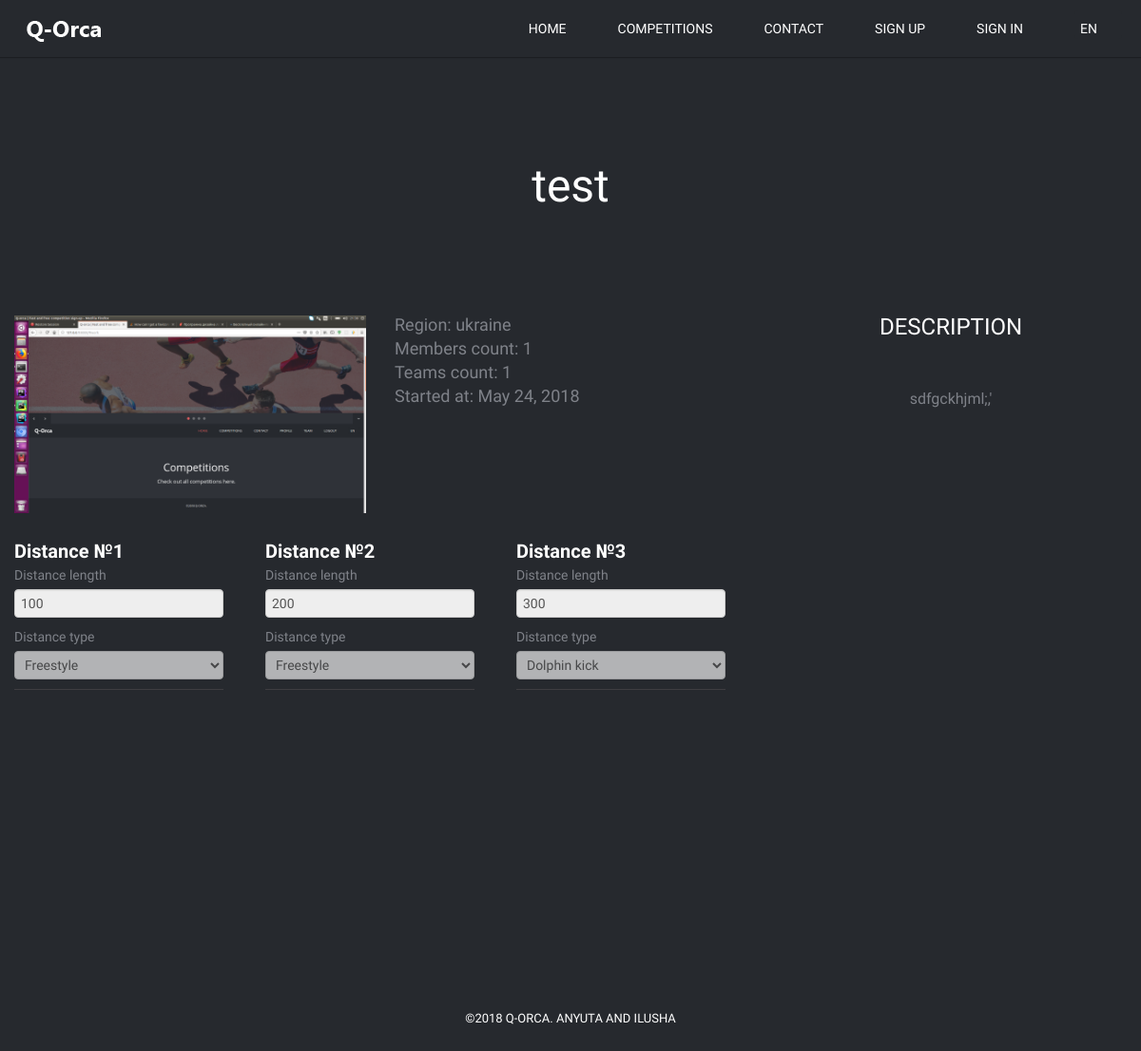
/core/competition/8, run on the app's committed database.
### core/models.py (models this page shows, shortened)
class Competition(models.Model):
    REGIONS = (
        ('world', _('World')),
        ('europe', _('Europe')),
        ('ukraine', _('Ukraine')),
    )
    TRACKS = (
        (1, 1),
        (2, 2),
        (3, 3),
        (4, 4),
        (5, 5),
        (6, 6),
        (7, 7),
        (8, 8),
        (9, 9),
        (10, 10)
    )
    name = models.CharField(_('Competition name'), max_length=255)
    description = models.TextField(_('Description') )
    logo = models.ImageField(_('Logo'), upload_to='competitions/logos/', default='competitions/logos/no-img.png')
    region = models.CharField(_('Region'), max_length=100, choices=REGIONS)
    track_count = models.SmallIntegerField(_('Count tracks'), choices=TRACKS)
    started_at = models.DateField(_('Started at'), )
    created_at = models.DateTimeField(_('Created at'), default=django.utils.timezone.now)
    created_by = models.ForeignKey(User, on_delete=models.CASCADE, default=User.objects.first())
    def getCountUsers(self):
        return CompetitionUser.objects.filter(competition=self).count()
    def getTeamsUsers(self):
        return CompetitionTeam.objects.filter(competition=self).count()
    def getDistances(self):
        return Distance.objects.filter(competition=self).all()

class Distance(models.Model):
    TYPES = (
        (1, _('Freestyle')),
        (2, _('Butterfly')),
        (3, _('Backstroke')),
        (4, _('Breaststroke')),
        (5, _('Dolphin kick')),
    )
    competition = models.ForeignKey(Competition, on_delete=models.CASCADE)
    type = models.SmallIntegerField(_('Distance type'), choices=TYPES)
    length = models.SmallIntegerField(_('Distance length'), )

### core/views.py (the view, shortened to what this page needs)
# urls.py: url(r'^competition/(?P<pk>(.+))$', views.CompetitionView.as_view()),
class CompetitionView(TemplateView):
    template_name = 'core/competition.html'
    def get(self, request, *args, **kwargs):
        activate_language(request.session)
        competition = Competition.objects.get(pk=kwargs['pk'])
        members_count = competition.getCountUsers()
        teams_count = competition.getTeamsUsers()
        distances = competition.getDistances()
        return render(request, self.template_name, {'competition': competition,
                                                    'members_count': members_count,
                                                    'teams_count': teams_count,
                                                    'distances': distances,
                                                    'types': Distance.TYPES})

### core/utils/__init__.py (called while the page is built)
def activate_language(session):
    if 'language' in session:
        translation.activate(session['language'])

### core/templates/core/competition.html (shortened to what this page needs)
{% extends 'core/index.html' %}
{% load i18n %}
{% load static %}
{% block nav %}
    {% with 'competition' as title %}
        {{ block.super }}
    {% endwith %}
{% endblock %}
{% block profile %}
    <div id="about" class="page-alternate">
        <div class="container">
            <div class="row">
                <div class="span12">
                    <div class="title-page">
                        <h2 class="title">{{ competition.name }}</h2>
                    </div>
                </div>
            </div>
            <div class="row">
                <div class="span4 profile">
                    <div class="image-wrap">
                        <img src="{{ competition.logo.url }}" alt="John Doe">
                    </div>
                </div>
                <div class="span4 profile">
                    <label class="profile-description">{% trans 'Region:' %} {{ competition.region }}</label>
                    <label class="profile-description">{% trans 'Members count:' %} {{ members_count }}</label>
                    <label class="profile-description">{% trans 'Teams count:' %} {{ teams_count }}</label>
                    <label class="profile-description">{% trans 'Started at:' %} {{ competition.started_at }}</label>
                </div>
                <div class="span4 profile">
                    <h3 class="spec">{% trans 'Description' %}</h3>
                    <div class="info-block">
                        <div class="info-text competition-description">
                            <p>{{ competition.description }}</p>
                        </div>
                    </div>
                </div>
            </div>
            <div class="row">
                <div class="span4 profile distances-competition">
                    <ul>
                        {% for distance in distances %}
                            <li style="border-bottom: 1px solid #3e3d41; margin-bottom: 20px;">
                                <h4 style="margin: 0;"><b>{% trans 'Distance' %} №{{ forloop.counter0|add:1 }}</b></h4>
                                <label for="id-length-{{ forloop.counter0 }}">{% trans 'Distance length' %}</label>
                                <input type="text" id="id-length-{{ forloop.counter0 }}" value="{{ distance.length }}"
                                       disabled>
                                <label for="id-type-{{ forloop.counter0 }}">{% trans 'Distance type' %}</label>
                                <select id="id-type-{{ forloop.counter0 }}" disabled>
                                    {% for type in types %}
                                        <option value="{{ type.0 }}"
                                                {% if type.0 == distance.type %} selected {% endif %}
                                        >{{ type.1 }}</option>
                                    {% endfor %}
                                </select>
                            </li>
                        {% endfor %}
                    </ul>
                </div>
            </div>
        </div>
    </div>
{% endblock %}

### core/templates/core/index.html (shortened to what this page needs)
{% extends 'core/base.html' %}
{% load i18n %}
{% load static %}
{% block header %}
    {% with 'index' as title %}
        <header>
            <div class="sticky-nav">
                <div id="logo">
                    <a id="goUp" href="/" title="Q-Orca">Q-Orca</a>
                </div>
                {% block nav %}
                    {% include 'core/nav.html' %}
                {% endblock %}
            </div>
        </header>
    {% endwith %}
{% endblock %}
{% block footer %}
    <footer>
        <p class="credits">&copy;2018 Q-Orca. Anyuta and Ilusha
    </footer>
{% endblock %}

### core/templates/core/base.html (shortened to what this page needs)
{% load static %}
{% load i18n %}
<!DOCTYPE html>
<html lang="en-US">
<head>
    <link href="{% static "css/bootstrap.min.css" %}" rel="stylesheet">
    <link href="{% static "css/supersized.css" %}" rel="stylesheet">
    <link href="{% static "css/supersized.shutter.css" %}" rel="stylesheet">
    <link href="{% static "css/fonts.css" %}" rel="stylesheet">
    <link href="{% static "css/shortcodes.css" %}" rel="stylesheet">
    <link href="{% static "css/bootstrap-responsive.min.css" %}" rel="stylesheet">
    <link href="{% static "css/responsive.css" %}" rel="stylesheet">
    <link href="{% static "css/main.css" %}" rel="stylesheet">
</head>
<body>
{% block header %}
{% endblock %}
{% block profile %}
{% endblock %}
{% block footer %}
{% endblock %}
</body>
</html>

### core/templates/core/nav.html (shortened to what this page needs)
{% load i18n %}
{% load static %}
{% block nav %}
    <nav id="menu">
        <ul id="menu-nav">
            {% if title == 'index' %}
                <li class="current"><a href="#home-slider">{% trans 'Home' %}</a></li>
                <li><a href="#work">{% trans 'Competitions' %}</a></li>
                <li><a href="#contact">{% trans 'Contact' %}</a></li>
            {% else %}
                <li><a class="external" href="/">{% trans 'Home' %}</a></li>
                <li><a class="external" href="/#work">{% trans 'Competitions' %}</a></li>
                <li><a class="external" href="/#contact">{% trans 'Contact' %}</a></li>
            {% endif %}
            {% if user.is_authenticated %}
                {% if user.profile.role == 2 or user.is_staff %}
                    <li><a class="external" href="/core/competition/create">{% trans 'Create competition' %}</a></li>
                {% endif %}
                {% if title == 'profile' %}
                    <li><a class="current" style="color: #DE5E60;" href="/auth/profile">{% trans 'Profile' %}</a></li>
                {% else %}
                    <li><a class="external" href="/auth/profile">{% trans 'Profile' %}</a></li>
                {% endif %}
                {% if team %}
                    <li><a{% if title == 'team' %} class="current" {% else %} class="external" {% endif %}
                                                   href="/core/teams/{{ team.name }}">{% trans 'Team' %}</a></li>
                {% else %}
                    <li><a{% if title == 'create_team' %} class="current" {% endif %} class="external"
                                                          href="/core/create/team">{% trans 'Create Team' %}</a></li>
                {% endif %}
                <li><a href="/auth/logout" class="external">{% trans 'Logout' %}</a></li>
            {% else %}
                <li><a{% if title == 'register' %} class="current" {% endif %}  href="/auth/register"
                                                   class="external">{% trans 'Sign up' %}</a></li>
                <li><a{% if title == 'login' %} class="current" {% endif %}  href="/auth/login"
                                                class="external">{% trans 'Sign in' %}</a></li>
            {% endif %}
            <li>
                <form id="language-form" action="/core/language" method="get">
                    <select id="language-select" name="language">
                        <option {% if language == 'en' %} selected {% endif %} value="en">en</option>
                    </select>
                </form>
            </li>
        </ul>
    </nav>
{% endblock %}

### static/css/supersized.css (style rules this page uses)
* { margin:0; padding:0; }
img { border:none; }

### static/css/shortcodes.css (style rules this page uses)
.info-block { border-left: 2px solid #DE5E60; overflow: hidden; padding: 20px; position: relative; }
.info-text { padding-right: 20%; position: relative; }
.info-block p { margin-bottom: 0; }

### static/css/main.css (style rules this page uses)
html, body { height: 100%; }
html, hmtl a { width:100%; font-size: 100%; -webkit-text-size-adjust: 100%; -ms-text-size-adjust: 100%; }
body { background:#2F3238; color:#7F8289; font-weight:300; font-size:16px; font-family: 'Open Sans', sans-serif; line-height:28px; }
a { color:#DE5E60; text-decoration: none; cursor: pointer; -webkit-transition: color 0.1s linear 0s; -moz-transition: color 0.1s linear 0s; -o-transition: color 0.1s linear 0s; transition: color 0.1s linear 0s; }
img { max-width: none; }
p { margin: 0 0 30px; }
input, button, select, textarea { font-weight: 300; font-family: 'Open Sans', sans-serif; outline: 0; }
h1, h2, h3, h4, h5, h6 { margin:0 0 20px 0; color:#FFFFFF; font-weight:300; font-family: 'Open Sans', sans-serif; line-height:1.5em; }
h2 { font-size:36px; }
h3 { font-size:24px; }
h4 { font-size:20px; }
h3.spec { color: #FFFFFF; font-size: 24px; font-weight: 300; line-height: 1em; margin-bottom: 30px; text-transform: uppercase; text-align: center; }
header { width: 100%; z-index: 99; }
header .sticky-nav { position: relative; width: 100%; height: 60px; background: #26292E; z-index: 1001; -webkit-box-shadow: 0 1px 1px rgba(0, 0, 0, 0.25); -moz-box-shadow: 0 1px 1px rgba(0, 0, 0, 0.25); box-shadow: 0 1px 1px rgba(0, 0, 0, 0.25); }
header .sticky-nav.stuck { position: fixed; top: 0; left: 0; z-index: 1001; }
header #logo { color: #FFFFFF; float: left; padding: 15px 0; margin-left: 20px; }
header #logo a { background: url(../img/logo.png) no-repeat; width: 96px; height: 30px; text-indent: -9999px; display: block; opacity: 1; filter: alpha(opacity=100); -webkit-transition: opacity 0.25s ease-in-out 0s; -moz-transition: opacity 0.25s ease-in-out 0s; -o-transition: opacity 0.25s ease-in-out 0s; transition: opacity 0.25s ease-in-out 0s; }
nav#menu { float: right; margin-right: 20px; }
nav#menu #menu-nav { margin: 0; padding: 0; }
nav#menu #menu-nav li { list-style: none; display: inline-block; margin-left: 50px; }
nav#menu #menu-nav li:first-child { margin-left: 0; }
nav#menu #menu-nav li a { color: #FFFFFF; font-size: 14px; font-weight: 300; line-height: 60px; display: block; text-transform: uppercase; }
.page-alternate { background: #26292E; padding: 100px 0; position: relative; z-index: 99; }
.title-page { text-align: center; margin-bottom: 100px; }
.title-page .title { font-size: 48px; margin: 0 0 10px 0 }
.profile-description { margin-bottom: 5px; font-size: 18px; cursor: default; }
.image-wrap { position: relative; overflow: hidden; margin-bottom: 25px; cursor: pointer; }
.image-wrap img { width: 100%; }
footer { position: relative; width: 100%; height: auto; background: #26292E; text-align: center; z-index: 99; }
footer .credits { color: #FFFFFF; font-size: 13px; margin-bottom: 0; padding: 20px 0; text-transform: uppercase; }
.info-block { border: none; }
.info-text { padding-right: inherit; }
.info-text > p { text-align: center; }
.competition-description { padding: 0; }
footer { position: fixed; left: 0; bottom: 0; width: 100%; }
.page-alternate { padding-bottom: 30%; }
.profile ul { list-style-type: none; }
.distances-competition ul, .distances ul { margin: 0; }
.distances-competition li, .distances li { margin-right: 40px; display: inline-block; }
.distances-competition { width: 100%; }
.distances-competition li { display: inline-block; }
#language-select { background-color: #26292E; border: none; width: 50px; -webkit-appearance: none; -moz-appearance: none; appearance: none; color: #FFFFFF; display: block; margin: 0 auto; text-transform: uppercase; }

### data on the page
Competition: name "test", logo (picture), region "ukraine", started_at "May 24, 2018", description "sdfgckhjml;,'"
Distance: length "100", type "Freestyle"
Distance: length "200", type "Freestyle"
Distance: length "300", type "Dolphin kick"

### other printed values
{{ members_count }} "1"
{{ teams_count }} "1"
